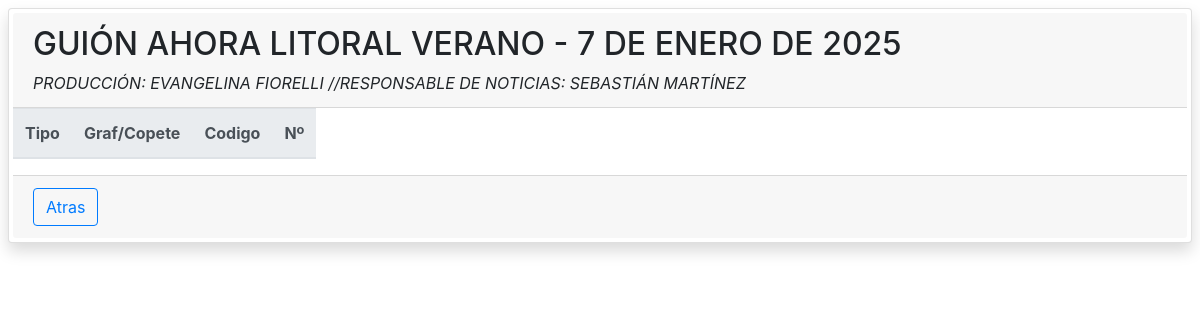
Page /control_graphs/1 on the earlier database version.
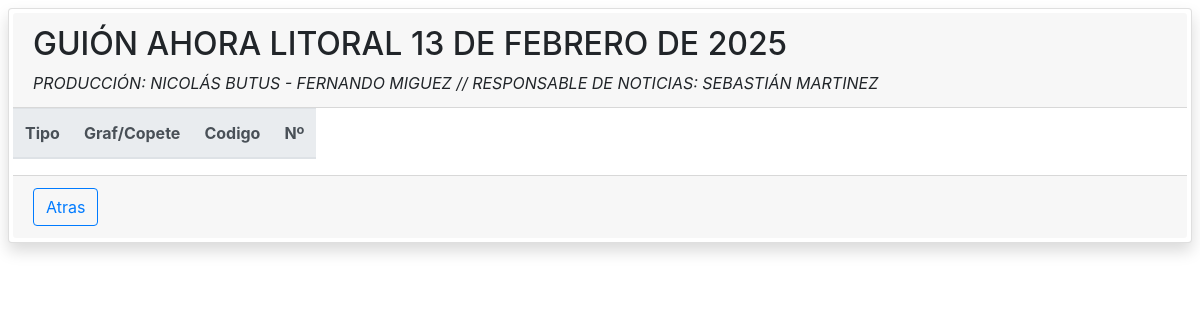
Same page on the later database version.
### app.py (models this page shows)
class Guion(db.Model):
    __tablename__ = 'guion'
    id = db.Column(db.Integer, primary_key=True)
    nombre = db.Column(db.String(200), nullable=False)
    descripcion = db.Column(db.String(500), nullable=False)
    textos = db.relationship('Texto', backref='guion', lazy=True)

### app.py (the view)
@app.route('/control_graphs/<int:id>')
def control_graphs(id):
    guion = Guion.query.get(id)
    if guion:
        return render_template('control_graphs.html', guion=guion)
    else:
        return "Guion no encontrado", 404

### templates/control_graphs.html (shortened to what this page needs)
{% extends "base.html" %}
{% block extra_script %}
    <link rel="stylesheet" href="{{ url_for('static', filename='css/@fortawesome/fontawesome-free/css/all.min.css') }}">
{% endblock extra_script %}
{% block body %}
    <div class="card shadow p-1 m-2 rounded">
        <div class="card-header">
            <h2>{{ guion.nombre }}</h2>
            <em>{{ guion.descripcion }}</em>
        </div>
            <table class="table table-responsive" id="tablaTextos">
                <thead class="thead-light">
                <tr>
                    <th scope="col">Tipo</th>
                    <th scope="col">Graf/Copete</th>
                    <th scope="col">Codigo</th>
                    <th scope="col">Nº</th>
                </tr>
                </thead>
            </table>
        <div class="card-footer">
            <a href="/listado_guiones">
                <button class="btn btn-outline-primary">Atras</button>
            </a>
        </div>
    </div>
{% endblock body %}

Differences in the rows shown:
changed Guion: nombre "GUIÓN AHORA LITORAL VERANO - 7 DE ENERO DE 2025" → "GUIÓN AHORA LITORAL 13 DE FEBRERO DE 2025"; descripcion "PRODUCCIÓN: EVANGELINA FIORELLI //RESPONSABLE DE NOTICIAS: SEBASTIÁN MARTÍNEZ" → "PRODUCCIÓN: NICOLÁS BUTUS - FERNANDO MIGUEZ // RESPONSABLE DE NOTICIAS: SEBASTIÁN MARTINEZ"
